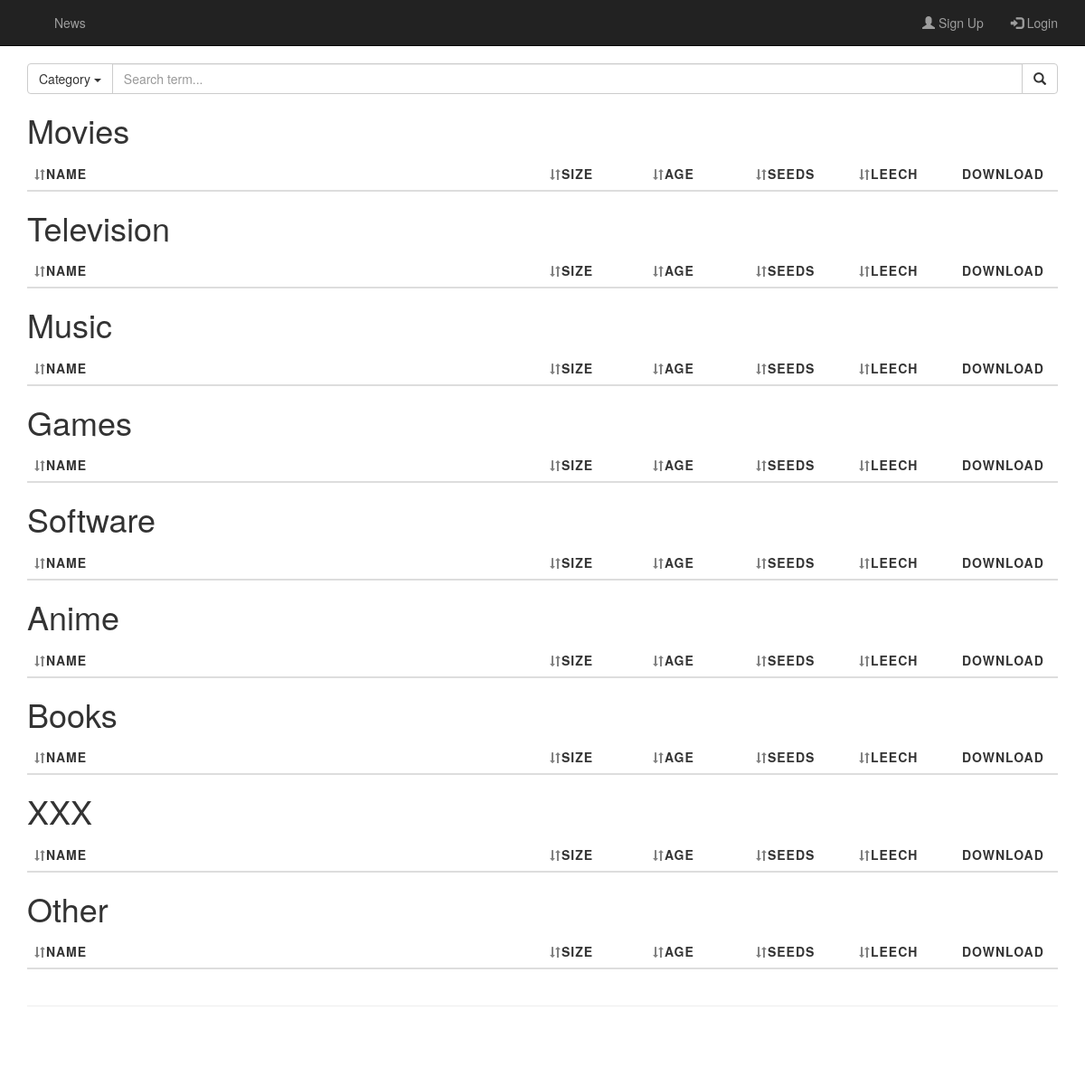
The page / on the database its author committed.
### tables this page shows
CREATE TABLE `categories` (
  `id` int(11) NOT NULL,
  `categoryname` varchar(15) NOT NULL
);

### php/libs/database.php (called while the page is built, shortened)
<?php
    class Db {
        protected static $connection;
        public function connect() {
            if(!isset(self::$connection)) {
                $config = parse_ini_file($_SERVER['DOCUMENT_ROOT'] . '/config/config.ini.php');
                self::$connection = new mysqli('localhost',$config['username'],$config['password'],$config['dbname']);
            }
            return self::$connection;
        }
        public function query($query) {
            $connection = $this -> connect();
            $result = $connection -> query($query);
            return $result;
        }
        public function select($query) {
            $rows = array();
            $result = $this -> query($query);
            while ($row = $result -> fetch_assoc()) {
                $rows[] = $row;
            }
            return $rows;
        }
    }
?>

### index.php (the view, shortened to what this page needs)
<?php
    include_once "php/libs/database.php";
    $db = new Db();
    $categories = $db -> select("SELECT * from categories");
?>
<!DOCTYPE html>
<html lang="en">
<head>
    <link href="css/bootstrap.min.css" rel="stylesheet">
    <link href="css/1-col-portfolio.css" rel="stylesheet">
    <link href="css/custom.css" rel="stylesheet">
</head>
<body>
    <nav class="navbar navbar-inverse navbar-fixed-top" role="navigation">
        <div class="container">
            <div class="navbar-header">
                <a class="navbar-brand" href="index.php"><?php echo SITE_NAME;?></a>
            </div>
            <div class="collapse navbar-collapse" id="bs-example-navbar-collapse-1">
                <ul class="nav navbar-nav">
				    <li>
                        <a href="/news.php">News</a>
                    </li>
                </ul>
                <ul class="nav navbar-nav navbar-right">
                <?php
                    if(!isset($_SESSION["username"])) {
                        echo '<li><a href="en/account/register.php"><span class="glyphicon glyphicon-user"></span> Sign Up</a></li>';
                        echo '<li><a href="en/account/login.php"><span class="glyphicon glyphicon-log-in"></span> Login</a></li>';
                    }
                ?>
                </ul>
            </div>
        </div>
    </nav>
    <div class="container">
        <div class="row">
            <div class="col-lg-12">
                <form action="../en/search/search.php">
                    <div class="input-group">
                        <div class="input-group-btn search-panel">
                            <button type="button" class="btn btn-default dropdown-toggle" data-toggle="dropdown">
                                <span id="search_concept">Category</span> <span class="caret"></span>
                            </button>
                        </div>
                        <input type="text" class="form-control" name="query" placeholder="Search term...">
                        <span class="input-group-btn">
                            <button class="btn btn-default" type="submit"><span class="glyphicon glyphicon-search"></span></button>
                        </span>
                    </div>
                </form>
            </div>
        </div>
        <div class="row">
            <div class="col-lg-12">
                <?php
                    foreach ($categories as $cat) {
                        echo '<h1><a class="aa" href="en/view/category.php?id='.$cat["id"].'">'.$cat["categoryname"].'</a></h1>';
                        echo '<table class="table table-striped" id="'.$cat["id"].'">
                                <thead>
                                    <tr>
                                        <th width="50%"><small><span class="glyphicon glyphicon-sort"></span></small>Name</th>
                                        <th width="10%"><small><span class="glyphicon glyphicon-sort"></span></small>Size</th>
                                        <th width="10%"><small><span class="glyphicon glyphicon-sort"></span></small>Age</th>
                                        <th width="10%"><small><span class="glyphicon glyphicon-sort"></span></small>Seeds</th>
                                        <th width="10%"><small><span class="glyphicon glyphicon-sort"></span></small>Leech</th>
                                        <th width="10%">Download</th>
                                    </tr>
                                  </thead>
                                  <tbody>';
                        echo '</tbody></table>';
                    }
                ?>
            </div>
        </div>
        <hr>
        <footer>
            <div class="row">
                <div class="col-lg-12">
                </div>
            </div>
        </footer>
    </div>
</body>
</html>

### css/1-col-portfolio.css (style rules this page uses)
body { padding-top: 70px; }
footer { margin: 50px 0; }

### css/custom.css (style rules this page uses)
table { table-layout: fixed; }
table th { text-transform: uppercase; letter-spacing: 1px; }
small { color: gray; }
tr { margin-bottom: 0px !important; }

### index.php (style rules this page uses)
.aa { color: rgb(51, 51, 51); }

### rows shown on the page
categories: categoryname "Movies"
categories: categoryname "Television"
categories: categoryname "Music"
categories: categoryname "Games"
categories: categoryname "Software"
categories: categoryname "Anime"
categories: categoryname "Books"
categories: categoryname "XXX"
categories: categoryname "Other"
